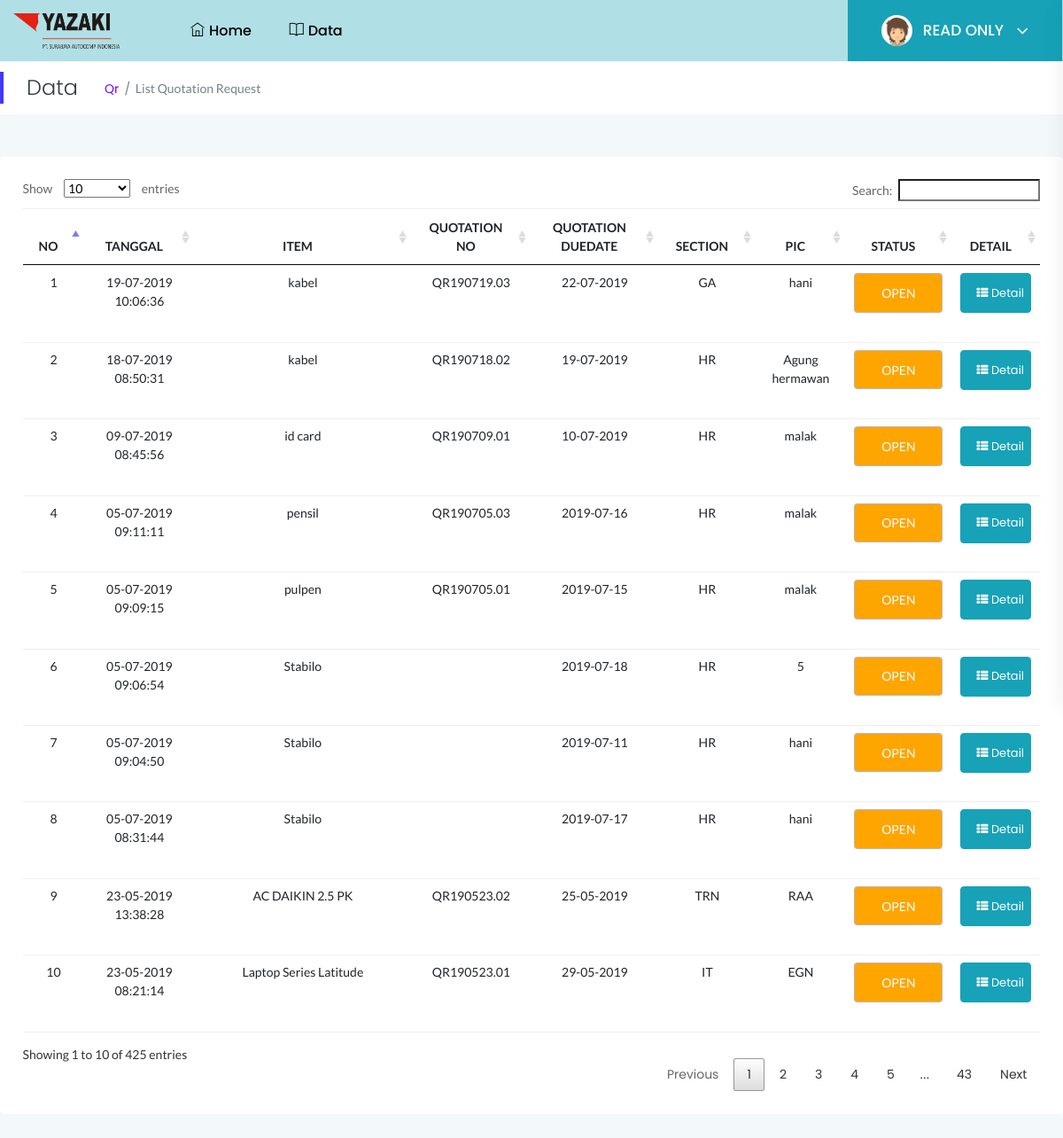
The app's page /index.php/read_only/getQr with its own data.
### tables this page shows
CREATE TABLE `penawaran` (
  `id_penawaran` int(11) NOT NULL,
  `tanggal` varchar(20) NOT NULL,
  `item` longtext NOT NULL,
  `kode_qr` varchar(15) NOT NULL,
  `tanggal_butuh` varchar(56) NOT NULL,
  `section` varchar(30) NOT NULL,
  `pic` varchar(99) NOT NULL,
  `bahan` text NOT NULL,
  `detail` longtext NOT NULL,
  `status` int(11) NOT NULL,
  `gambar` longtext NOT NULL,
  `status_edit` int(11) NOT NULL,
  `note` longtext NOT NULL
);

### application/controllers/Read_only.php (called while the page is built, shortened)
<?php
class Read_only extends CI_Controller {
	public function __construct()
	{
		$this->load->model('Read_onlyModel');
			$this->load->model('Purch_reqModel');
					$this->load->model('PoModel');
					$this->load->model('QrModel');
		 $this->load->helper('url','form','download');
		  $this->load->library('Excel','upload');
	}
public function getQr(){
$data['Qr']=$this->QrModel->getQr();
        $this->load->view('read_only/header');
        $this->load->view('read_only/Qr',$data);
}
}

### index.php (called while the page is built, shortened)
<?php
require_once BASEPATH.'core/CodeIgniter.php';

### application/models/QrModel.php (called while the page is built, shortened)
<?php
class QrModel extends CI_Model {
     public function getQr()
    {
            $this->db->select('*');
            $this->db->from('penawaran');
               $this->db->order_by('status','ASC');
            $this->db->order_by('id_penawaran','DESC');
            $query = $this->db->get();
                $results=array();
            if($query->num_rows() > 0){
            return $query->result();
            }else{
            return $results;
            }
    }
}

### application/views/read_only/Qr.php (the view, shortened to what this page needs)
 <div class="page-title-area">
                <div class="row align-items-center">
                    <div class="col-sm-6">
                        <div class="breadcrumbs-area clearfix" style="padding-top: 15px;padding-bottom: 15px">
                            <h4 class="page-title pull-left">Data</h4>
                            <ul class="breadcrumbs pull-left">
                                <li><a href="#">Qr</a></li>
                                <li><span>List Quotation Request</span></li>
                            </ul>
                    </div>
                </div>
            </div>
        </div>
            <div class="main-content-inner">
                <div class="row">
                    <div class="col-12 mt-5">
                        <div class="card">
                            <div class="card-body">
                               <div class="single-table">
                                    <div class="table-responsive">
                                        <table class="table text-center" id="dataTablesss">
                                   <thead class="text-uppercase">
                                            <tr>
                                                <th>NO</th>
                                                <th>TANGGAL</th>
                                                <th>ITEM</th>
                                                <th>QUOTATION NO</th>
                                                <th>QUOTATION DUEDATE</th>
                                                <th>SECTION</th>
                                                <th>PIC</th>
                                                <th>STATUS</th>
                                                <th>DETAIL</th>
                                            </tr>
                                        </thead>
                                        <tbody>
                                        <?php  $no=1; foreach ($Qr as $key) {?>
                                            <tr>
                                                <td><?php echo $no;?></td>
                                                <td><?php echo $key->tanggal;?></td>
                                                <td><?php echo $key->item;?></td>
                                                <td><?php echo $key->kode_qr;?></td>
                                                <td><?php echo $key->tanggal_butuh;?></td>
                                                <td><?php echo $key->section;?></td>
                                                <td><?php echo $key->pic;?></td>
                                               <td><?php
                                                if($key->status == 0){?>
                                                    <div class="form-control" align="center" value="OPEN" name="status" style="margin-bottom: 25px;width: 100px; background-color: #FFA500; color:#FFF" > OPEN </div>
                                                     <?php }
                                                        ?>
                                                </td>
                                                <td>
                                                <div class="btn-group mb-xl-3" role="group" aria-label="Basic example">
                                    <button type="button" class="btn btn-info" style="width:80px; height:45px;">
                                      <a href="<?php echo site_url()?>/Read_only/detailQuotationUser/<?php echo $key->id_penawaran?>"
                                        ><font color="white"><i class="fa fa-th-list"></i> Detail</font></a></button>
                                </div>
                                               </td>
                                            </tr>
                                            <?php $no++;}?>
                                       </tbody>
                                    </table>
                                </div>
                            </div>
                        </div>
                    </div>
                </div>
            </div>
        </div>
</body>
</html>

### assets/css/styles.css (style rules this page uses)
.card { border: none; border-radius: 4px; background-color: #fff; -webkit-transition: all 0.3s ease 0s; transition: all 0.3s ease 0s; }
.card-body { padding: 25.6px; padding: 1.6rem; }
.main-content-inner { padding: 0 30px 50px; }
.body-bg { background: #F3F8FB; }
.horizontal-main-wrapper .main-content-inner { padding: 0 0 50px; }
.page-title-area { padding: 0 30px; background: #fff; position: relative; }
.page-title-area:before { content: ''; position: absolute; left: 0; top: 50%; width: 4px; height: 36px; background: var(--primary-color); -webkit-transform: translateY(-50%); transform: translateY(-50%); }
.page-title { font-size: 24px; font-weight: 300; color: #313b3d; letter-spacing: 0; margin-right: 30px; }
ul.breadcrumbs { margin-top: 4px; }
.breadcrumbs li { display: inline-block; }
.breadcrumbs li a, .breadcrumbs li span { display: block; font-size: 14px; font-weight: 400; color: #7801ff; letter-spacing: 0; margin-right: 16px; position: relative; }
.breadcrumbs li a:before { content: '/'; color: #768387; position: absolute; right: -13px; top: 0; }
.breadcrumbs li span { margin-right: 0; color: #768387; text-transform: capitalize; }
.btn { padding: 11px 17px; font-size: 13px; letter-spacing: 0; }
.form-control, .form-control:focus { outline: none; box-shadow: none; }
.form-control { font-size: 14px; border: 1px solid rgba(43, 13, 13, 0.3); padding: 10.72px 12.8px; padding: .67rem .8rem; }
.single-table .table { margin-bottom: 0; }
table tr th { border-bottom: none; }
table tr th, table tr td { border-top: 1px solid rgba(120, 130, 140, 0.13) !important; }
table.dataTable.no-footer { border-bottom: 1px solid rgba(120, 130, 140, 0.13) !important; }
table.dataTable thead th, table.dataTable thead td { border-bottom-color: transparent; }

### assets/css/responsive.css (style rules this page uses)
@media (min-width: 1200px) and (max-width: 1364px) { .main-content-inner { padding: 0 15px 50px; } }

### records on screen
penawaran: tanggal "19-07-2019 10:06:36", item "kabel", kode_qr "QR190719.03", tanggal_butuh "22-07-2019", section "GA", pic "hani", status "OPEN"
penawaran: tanggal "18-07-2019 08:50:31", item "kabel", kode_qr "QR190718.02", tanggal_butuh "19-07-2019", section "HR", pic "Agung hermawan", status "OPEN"
penawaran: tanggal "09-07-2019 08:45:56", item "id card", kode_qr "QR190709.01", tanggal_butuh "10-07-2019", section "HR", pic "malak", status "OPEN"
penawaran: tanggal "05-07-2019 09:11:11", item "pensil", kode_qr "QR190705.03", tanggal_butuh "2019-07-16", section "HR", pic "malak", status "OPEN"
penawaran: tanggal "05-07-2019 09:09:15", item "pulpen", kode_qr "QR190705.01", tanggal_butuh "2019-07-15", section "HR", pic "malak", status "OPEN"
penawaran: tanggal "05-07-2019 09:06:54", item "Stabilo", tanggal_butuh "2019-07-18", section "HR", pic "5", status "OPEN"
penawaran: tanggal "05-07-2019 09:04:50", item "Stabilo", tanggal_butuh "2019-07-11", section "HR", pic "hani", status "OPEN"
penawaran: tanggal "05-07-2019 08:31:44", item "Stabilo", tanggal_butuh "2019-07-17", section "HR", pic "hani", status "OPEN"
penawaran: tanggal "23-05-2019 13:38:28", item "AC DAIKIN 2.5 PK", kode_qr "QR190523.02", tanggal_butuh "25-05-2019", section "TRN", pic "RAA", status "OPEN"
penawaran: tanggal "23-05-2019 08:21:14", item "Laptop Series Latitude", kode_qr "QR190523.01", tanggal_butuh "29-05-2019", section "IT", pic "EGN", status "OPEN"
